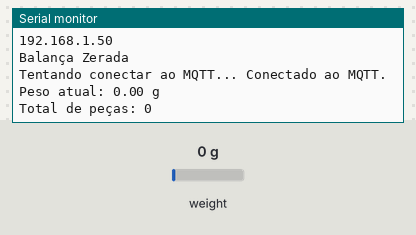
Recording of a sketch running on a simulated ESP8266 (NodeMCU). Shown: the last lines printed to the serial monitor. The inputs (shaded band) are chosen by the test bench; at power-on: weight on the scale 0 g. WiFi joins after 1.5 s; servers stay silent unless stated; network time is answered at once with the bench clock; random numbers use the default seed unless the sketch sets one; no MQTT or app messages arrive unless stated.

Above: at 5.7 s.
5.8 s: weight on the scale set to 1250 g
At 7.7 s:
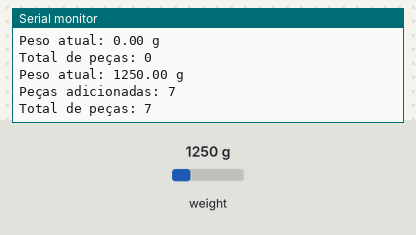
8.0 s: weight on the scale set to 100 g
At 8.9 s:
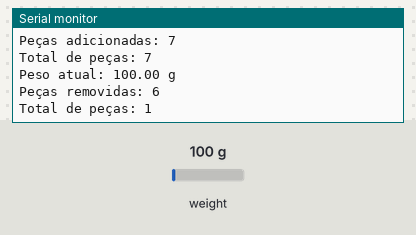
Timing chart, 0 to 11.0 s (numbered marks = the images above; inputs shaded):
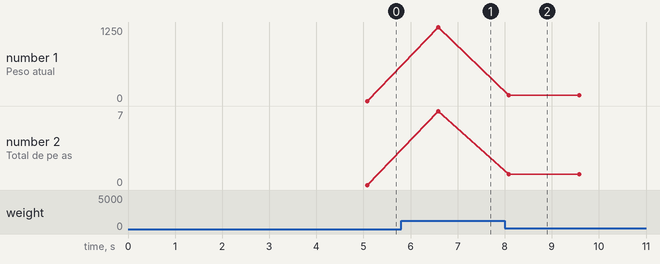

The sketch:

Q0481-Sketch-Calibrar.ino
```cpp
#include <HX711.h>
#include <ESP8266WiFi.h>
#include <Wire.h>
#include <PubSubClient.h>
#include <WiFiClientSecure.h>
#include <NTPClient.h>
#include <WiFiUdp.h>

// Credenciais WiFi
const char* ssid = "iotenvases";
const char* password = "iotenvases42";

// Credenciais MQTT HiveMQ Cloud
const char* mqtt_server   = "534dc0a4d7544a60a30022826acda692.s1.eu.hivemq.cloud";
const char* mqtt_username = "Iotenvases";
const char* mqtt_password = "Iotenvases42";
const int   mqtt_port     = 8883;

WiFiUDP ntpUDP;
NTPClient timeClient(ntpUDP, "pool.ntp.org", -3 * 3600); // horário Brasília

// Certificado raiz
static const char *root_ca PROGMEM = R"EOF(
-----BEGIN CERTIFICATE-----
MIIDrzCCApegAwIBAgIQCDvgVpBCRrGhdWrJWZHHSjANBgkqhkiG9w0BAQUFADBh
... (mantém seu certificado completo aqui) ...
-----END CERTIFICATE-----
)EOF";

// Objetos de rede
WiFiClientSecure espClient;
PubSubClient client(espClient);

// HX711
#define pinDT  D6
#define pinSCK D7
HX711 scale;

float medida = 0;
float medidaAnterior = 0;
int contador = 0;

const float pesoPeca       = 171.0;
const float limiteInferior = 160.0;
const float limiteSuperior = 180.0;

void setup_wifi() {
  Serial.print("Conectando ao WiFi: ");
  Serial.println(ssid);

  WiFi.mode(WIFI_STA);
  WiFi.begin(ssid, password);

  while (WiFi.status() != WL_CONNECTED) {
    delay(500);
    Serial.print(".");
  }
  Serial.println("\nWiFi conectado. IP:");
  Serial.println(WiFi.localIP());
}

void callback(char* topic, byte* payload, unsigned int length) {
  // se quiser processar mensagens recebidas MQTT
}

void reconnect() {
  while (!client.connected()) {
    Serial.print("Tentando conectar ao MQTT... ");
    String clientId = "ESP8266Client-";
    clientId += String(random(0xffff), HEX);

    if (client.connect(clientId.c_str(), mqtt_username, mqtt_password)) {
      Serial.println("Conectado ao MQTT.");
    } else {
      Serial.print("Falha ao conectar. Código: ");
      Serial.print(client.state());
      Serial.println(". Tentando novamente em 5 segundos...");
      delay(5000);
    }
  }
}

void setup() {
  Serial.begin(115200);

  setup_wifi();

#ifdef ESP8266
  espClient.setInsecure();   // ignora verificação do certificado (mais simples no ESP8266)
#else
  espClient.setCACert(root_ca);
#endif

  client.setServer(mqtt_server, mqtt_port);
  client.setCallback(callback);
  timeClient.begin();

  // Configuração da balança
  scale.begin(pinDT, pinSCK);
  scale.set_scale(-1755.33);   // ajuste conforme calibragem
  delay(2000);
  scale.tare();
  Serial.println("Balança Zerada");
}

void loop() {
  if (!client.connected()) {
    reconnect();
  }
  client.loop();
  timeClient.update();

  medida = scale.get_units(5);

  // Filtro de ruído
  if (abs(medida) <= 4.0) medida = 0;
  if (medida < 0) medida = 0;

  Serial.print("Peso atual: ");
  Serial.print(medida);
  Serial.println(" g");

  float diferenca = medida - medidaAnterior;

  // Contagem de peças
  if (diferenca >= limiteInferior) {
    int pecasAdicionadas = (int)(diferenca / pesoPeca);
    if (pecasAdicionadas > 0) {
      contador += pecasAdicionadas;
      Serial.print("Peças adicionadas: ");
      Serial.println(pecasAdicionadas);
      medidaAnterior = medida;
    }
  } else if (diferenca <= -limiteInferior) {
    int pecasRemovidas = (int)(-diferenca / pesoPeca);
    if (pecasRemovidas > 0) {
      contador -= pecasRemovidas;
      if (contador < 0) contador = 0;
      Serial.print("Peças removidas: ");
      Serial.println(pecasRemovidas);
      medidaAnterior = medida;
    }
  }

  Serial.print("Total de peças: ");
  Serial.println(contador);

  // Publica no MQTT a contagem
  if (client.connected()) {
    String payload = "{\"pieceCount\": " + String(contador) + "}";
    client.publish("machine/piece", payload.c_str());
  }

  scale.power_down();
  delay(1000);
  scale.power_up();
}
```

Measured:
- after the input at 5.8 s, the serial monitor: prints a new line after 0.78 s (image 1)
- after the input at 8.0 s, the serial monitor: prints a new line after 0.09 s (image 2)
- plotted number 1: 0 → 1250 after the input at 5.8 s, 1250 → 100 after the input at 8.0 s
- plotted number 2: 0 → 7 after the input at 5.8 s, 7 → 1 after the input at 8.0 s
